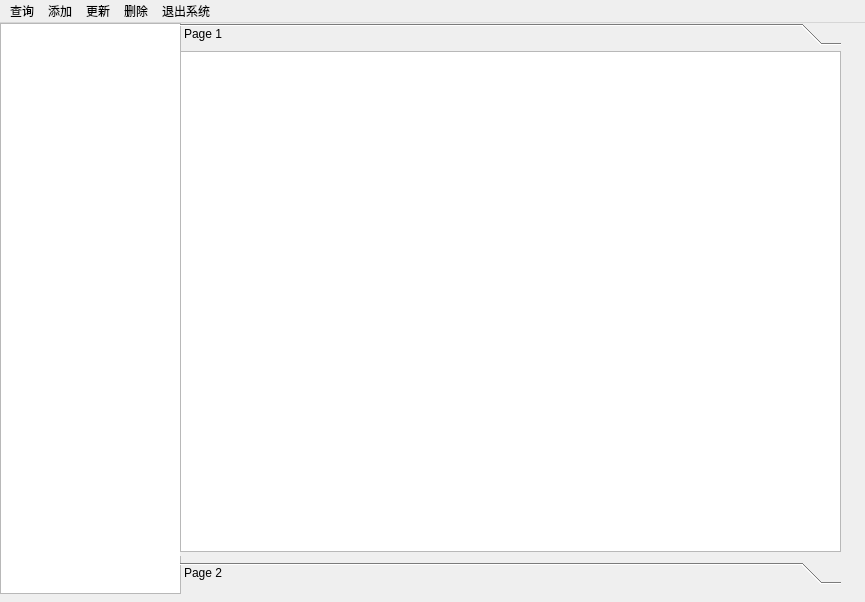
<?xml version="1.0" encoding="UTF-8"?>
<ui version="4.0">
 <class>FlightManager</class>
 <widget class="QMainWindow" name="FlightManager">
  <property name="geometry">
   <rect>
    <x>0</x>
    <y>0</y>
    <width>865</width>
    <height>602</height>
   </rect>
  </property>
  <property name="windowTitle">
   <string>MainWindow</string>
  </property>
  <widget class="QWidget" name="centralwidget">
   <widget class="QWidget" name="gridLayoutWidget">
    <property name="geometry">
     <rect>
      <x>0</x>
      <y>0</y>
      <width>181</width>
      <height>571</height>
     </rect>
    </property>
    <layout class="QGridLayout" name="listlayout">
     <item row="0" column="0">
      <widget class="QListWidget" name="list"/>
     </item>
    </layout>
   </widget>
   <widget class="QWidget" name="gridLayoutWidget_2">
    <property name="geometry">
     <rect>
      <x>180</x>
      <y>0</y>
      <width>671</width>
      <height>571</height>
     </rect>
    </property>
    <layout class="QGridLayout" name="showlayout">
     <item row="0" column="0">
      <widget class="QStackedWidget" name="stackedWidget">
       <property name="currentIndex">
        <number>1</number>
       </property>
       <widget class="QWidget" name="homepage">
        <widget class="QLabel" name="welcomelabel">
         <property name="geometry">
          <rect>
           <x>90</x>
           <y>80</y>
           <width>231</width>
           <height>51</height>
          </rect>
         </property>
         <property name="font">
          <font>
           <pointsize>18</pointsize>
          </font>
         </property>
         <property name="text">
          <string>欢迎使用航空信息管理系统！</string>
         </property>
        </widget>
       </widget>
       <widget class="QWidget" name="searchpage">
        <widget class="QToolBox" name="searchtoolbox">
         <property name="geometry">
          <rect>
           <x>0</x>
           <y>0</y>
           <width>661</width>
           <height>561</height>
          </rect>
         </property>
         <property name="currentIndex">
          <number>0</number>
         </property>
         <widget class="QWidget" name="searchairline">
          <property name="geometry">
           <rect>
            <x>0</x>
            <y>0</y>
            <width>661</width>
            <height>501</height>
           </rect>
          </property>
          <attribute name="label">
           <string>Page 1</string>
          </attribute>
          <widget class="QTableWidget" name="searchairlineshow">
           <property name="geometry">
            <rect>
             <x>0</x>
             <y>0</y>
             <width>661</width>
             <height>501</height>
            </rect>
           </property>
          </widget>
         </widget>
         <widget class="QWidget" name="searchcustomer">
          <property name="geometry">
           <rect>
            <x>0</x>
            <y>0</y>
            <width>661</width>
            <height>501</height>
           </rect>
          </property>
          <attribute name="label">
           <string>Page 2</string>
          </attribute>
          <widget class="QTableWidget" name="searchcustomershow">
           <property name="geometry">
            <rect>
             <x>0</x>
             <y>0</y>
             <width>661</width>
             <height>501</height>
            </rect>
           </property>
          </widget>
         </widget>
        </widget>
       </widget>
       <widget class="QWidget" name="insertpage">
        <widget class="QWidget" name="gridLayoutWidget_3">
         <property name="geometry">
          <rect>
           <x>0</x>
           <y>0</y>
           <width>671</width>
           <height>571</height>
          </rect>
         </property>
         <layout class="QGridLayout" name="insertlayout">
          <item row="0" column="0">
           <widget class="QTabWidget" name="inserttab">
            <property name="currentIndex">
             <number>0</number>
            </property>
            <widget class="QWidget" name="newcustom">
             <attribute name="title">
              <string>Tab 1</string>
             </attribute>
             <widget class="QLabel" name="newnolabel">
              <property name="geometry">
               <rect>
                <x>210</x>
                <y>110</y>
                <width>61</width>
                <height>41</height>
               </rect>
              </property>
              <property name="font">
               <font>
                <pointsize>14</pointsize>
               </font>
              </property>
              <property name="text">
               <string>客户编号</string>
              </property>
             </widget>
             <widget class="QLabel" name="newnamelabel">
              <property name="geometry">
               <rect>
                <x>210</x>
                <y>160</y>
                <width>71</width>
                <height>41</height>
               </rect>
              </property>
              <property name="font">
               <font>
                <pointsize>14</pointsize>
               </font>
              </property>
              <property name="text">
               <string>客户姓名</string>
              </property>
             </widget>
             <widget class="QLineEdit" name="newnamedit">
              <property name="geometry">
               <rect>
                <x>330</x>
                <y>160</y>
                <width>121</width>
                <height>31</height>
               </rect>
              </property>
              <property name="font">
               <font>
                <pointsize>18</pointsize>
               </font>
              </property>
             </widget>
             <widget class="QLabel" name="newtypelabel">
              <property name="geometry">
               <rect>
                <x>210</x>
                <y>210</y>
                <width>71</width>
                <height>41</height>
               </rect>
              </property>
              <property name="font">
               <font>
                <pointsize>14</pointsize>
               </font>
              </property>
              <property name="text">
               <string>客户类型</string>
              </property>
             </widget>
             <widget class="QComboBox" name="newtypeselect">
              <property name="geometry">
               <rect>
                <x>330</x>
                <y>220</y>
                <width>121</width>
                <height>24</height>
               </rect>
              </property>
             </widget>
             <widget class="QLabel" name="newidlabel">
              <property name="geometry">
               <rect>
                <x>210</x>
                <y>270</y>
                <width>71</width>
                <height>31</height>
               </rect>
              </property>
              <property name="font">
               <font>
                <pointsize>14</pointsize>
               </font>
              </property>
              <property name="text">
               <string>身份证号</string>
              </property>
             </widget>
             <widget class="QLineEdit" name="newidedit">
              <property name="geometry">
               <rect>
                <x>330</x>
                <y>270</y>
                <width>121</width>
                <height>24</height>
               </rect>
              </property>
             </widget>
             <widget class="QLabel" name="newsexlabel">
              <property name="geometry">
               <rect>
                <x>210</x>
                <y>320</y>
                <width>61</width>
                <height>21</height>
               </rect>
              </property>
              <property name="font">
               <font>
                <pointsize>14</pointsize>
               </font>
              </property>
              <property name="text">
               <string>性        别</string>
              </property>
             </widget>
             <widget class="QComboBox" name="newsexshow">
              <property name="geometry">
               <rect>
                <x>330</x>
                <y>320</y>
                <width>121</width>
                <height>24</height>
               </rect>
              </property>
             </widget>
             <widget class="QLabel" name="newphonelabel">
              <property name="geometry">
               <rect>
                <x>210</x>
                <y>360</y>
                <width>61</width>
                <height>31</height>
               </rect>
              </property>
              <property name="font">
               <font>
                <pointsize>14</pointsize>
               </font>
              </property>
              <property name="text">
               <string>电话号码</string>
              </property>
             </widget>
             <widget class="QLineEdit" name="newphonedit">
              <property name="geometry">
               <rect>
                <x>330</x>
                <y>370</y>
                <width>121</width>
                <height>24</height>
               </rect>
              </property>
             </widget>
             <widget class="QPushButton" name="newokbutton">
              <property name="geometry">
               <rect>
                <x>480</x>
                <y>450</y>
                <width>101</width>
                <height>41</height>
               </rect>
              </property>
              <property name="font">
               <font>
                <pointsize>14</pointsize>
               </font>
              </property>
              <property name="text">
               <string>确认</string>
              </property>
             </widget>
             <widget class="QLabel" name="newnoshow">
              <property name="geometry">
               <rect>
                <x>330</x>
                <y>120</y>
                <width>121</width>
                <height>21</height>
               </rect>
              </property>
              <property name="font">
               <font>
                <pointsize>18</pointsize>
               </font>
              </property>
              <property name="text">
               <string>No.</string>
              </property>
             </widget>
            </widget>
            <widget class="QWidget" name="booktickettab">
             <attribute name="title">
              <string>Tab 2</string>
             </attribute>
             <widget class="QWidget" name="layoutWidget">
              <property name="geometry">
               <rect>
                <x>140</x>
                <y>20</y>
                <width>381</width>
                <height>491</height>
               </rect>
              </property>
              <layout class="QGridLayout" name="gridLayout">
               <item row="0" column="0">
                <widget class="QLabel" name="bktktnoabl">
                 <property name="text">
                  <string>订单编号</string>
                 </property>
                </widget>
               </item>
               <item row="0" column="1">
                <widget class="QLabel" name="bktktno">
                 <property name="text">
                  <string>No.</string>
                 </property>
                </widget>
               </item>
               <item row="1" column="0">
                <widget class="QLabel" name="bktktctmnoabl">
                 <property name="text">
                  <string>客户编号</string>
                 </property>
                </widget>
               </item>
               <item row="1" column="1">
                <widget class="QComboBox" name="bktktctmno"/>
               </item>
               <item row="2" column="0">
                <widget class="QLabel" name="bktktctmnameabl">
                 <property name="text">
                  <string>客户姓名</string>
                 </property>
                </widget>
               </item>
               <item row="2" column="1">
                <widget class="QLabel" name="bktktctmname">
                 <property name="text">
                  <string>Name</string>
                 </property>
                </widget>
               </item>
               <item row="3" column="0">
                <widget class="QLabel" name="bktktctmtypabl">
                 <property name="text">
                  <string>客户类型</string>
                 </property>
                </widget>
               </item>
               <item row="3" column="1">
                <widget class="QLabel" name="bktktctmtyp">
                 <property name="text">
                  <string>Type</string>
                 </property>
                </widget>
               </item>
               <item row="4" column="0">
                <widget class="QLabel" name="bktktdiscotabl">
                 <property name="text">
                  <string>折扣比例</string>
                 </property>
                </widget>
               </item>
               <item row="4" column="1">
                <widget class="QLabel" name="bktktdiscot">
                 <property name="text">
                  <string>Discount</string>
                 </property>
                </widget>
               </item>
               <item row="5" column="0">
                <widget class="QLabel" name="bktktdepcotabl">
                 <property name="text">
                  <string>出发国家</string>
                 </property>
                </widget>
               </item>
               <item row="5" column="1">
                <widget class="QComboBox" name="bktktdepcot"/>
               </item>
               <item row="6" column="0">
                <widget class="QLabel" name="bktktdepcyabl">
                 <property name="text">
                  <string>出发城市</string>
                 </property>
                </widget>
               </item>
               <item row="6" column="1">
                <widget class="QComboBox" name="bktktdepcy"/>
               </item>
               <item row="7" column="0">
                <widget class="QLabel" name="bktktarrcotabl">
                 <property name="text">
                  <string>到达国家</string>
                 </property>
                </widget>
               </item>
               <item row="7" column="1">
                <widget class="QComboBox" name="bktktarrcot"/>
               </item>
               <item row="8" column="0">
                <widget class="QLabel" name="bktktarrcyabl">
                 <property name="text">
                  <string>到达城市</string>
                 </property>
                </widget>
               </item>
               <item row="8" column="1">
                <widget class="QComboBox" name="bktktarrcy"/>
               </item>
               <item row="9" column="0">
                <widget class="QLabel" name="bktktlineabl">
                 <property name="text">
                  <string>航线选择</string>
                 </property>
                </widget>
               </item>
               <item row="9" column="1">
                <widget class="QComboBox" name="bktktline"/>
               </item>
               <item row="10" column="0">
                <widget class="QLabel" name="bktktshipabl">
                 <property name="text">
                  <string>舱位等级</string>
                 </property>
                </widget>
               </item>
               <item row="10" column="1">
                <widget class="QComboBox" name="bktktship"/>
               </item>
               <item row="11" column="0">
                <widget class="QLabel" name="bktktpriceabl">
                 <property name="text">
                  <string>机票价钱</string>
                 </property>
                </widget>
               </item>
               <item row="11" column="1">
                <widget class="QLabel" name="bktktprice">
                 <property name="text">
                  <string>Price</string>
                 </property>
                </widget>
               </item>
               <item row="12" column="0">
                <widget class="QLabel" name="bktkttotalabl">
                 <property name="text">
                  <string>机票总价</string>
                 </property>
                </widget>
               </item>
               <item row="12" column="1">
                <widget class="QLabel" name="bktkttotal">
                 <property name="text">
                  <string>Total</string>
                 </property>
                </widget>
               </item>
               <item row="13" column="0">
                <widget class="QLabel" name="bktktrest">
                 <property name="text">
                  <string>剩余票数</string>
                 </property>
                </widget>
               </item>
               <item row="13" column="1">
                <widget class="QPushButton" name="bktktokbtn">
                 <property name="text">
                  <string>确定购票</string>
                 </property>
                </widget>
               </item>
              </layout>
             </widget>
            </widget>
           </widget>
          </item>
         </layout>
        </widget>
       </widget>
       <widget class="QWidget" name="updatepage">
        <widget class="QWidget" name="layoutWidget">
         <property name="geometry">
          <rect>
           <x>0</x>
           <y>0</y>
           <width>671</width>
           <height>571</height>
          </rect>
         </property>
         <layout class="QGridLayout" name="updateLayout">
          <item row="0" column="1">
           <widget class="QGroupBox" name="airplanechange">
            <property name="title">
             <string>客机更新</string>
            </property>
            <widget class="QWidget" name="layoutWidget">
             <property name="geometry">
              <rect>
               <x>12</x>
               <y>20</y>
               <width>321</width>
               <height>171</height>
              </rect>
             </property>
             <layout class="QGridLayout" name="chgplanelyo">
              <item row="0" column="0">
               <widget class="QLabel" name="chgplaneselabl">
                <property name="text">
                 <string>选择客机</string>
                </property>
               </widget>
              </item>
              <item row="0" column="1">
               <widget class="QComboBox" name="chgplaneselcom"/>
              </item>
              <item row="0" column="2">
               <widget class="QLabel" name="chgplanetype">
                <property name="text">
                 <string>客机类型</string>
                </property>
               </widget>
              </item>
              <item row="1" column="0">
               <widget class="QLabel" name="chgplanedep">
                <property name="text">
                 <string>起点</string>
                </property>
               </widget>
              </item>
              <item row="1" column="1">
               <widget class="QLabel" name="chgplanearr">
                <property name="text">
                 <string>终点</string>
                </property>
               </widget>
              </item>
              <item row="1" column="2">
               <widget class="QLabel" name="chgplanenotime">
                <property name="text">
                 <string>时间</string>
                </property>
               </widget>
              </item>
              <item row="2" column="0">
               <widget class="QLabel" name="chgplanelineabl">
                <property name="text">
                 <string>选择更改的航线</string>
                </property>
               </widget>
              </item>
              <item row="2" column="1">
               <widget class="QComboBox" name="chgplanelinecom"/>
              </item>
              <item row="3" column="0">
               <widget class="QLabel" name="chgplanelinedep">
                <property name="text">
                 <string>起点</string>
                </property>
               </widget>
              </item>
              <item row="3" column="1">
               <widget class="QLabel" name="chgplanelinearr">
                <property name="text">
                 <string>终点</string>
                </property>
               </widget>
              </item>
              <item row="3" column="2">
               <widget class="QLabel" name="chgplanelinetime">
                <property name="text">
                 <string>时间</string>
                </property>
               </widget>
              </item>
              <item row="4" column="2">
               <widget class="QPushButton" name="chgplaneokbtn">
                <property name="text">
                 <string>确定更新</string>
                </property>
               </widget>
              </item>
              <item row="2" column="2">
               <widget class="QLabel" name="chgplanelinecpy">
                <property name="text">
                 <string>航空公司</string>
                </property>
               </widget>
              </item>
             </layout>
            </widget>
           </widget>
          </item>
          <item row="2" column="1">
           <widget class="QGroupBox" name="typechange">
            <property name="title">
             <string>客户类型优惠更新</string>
            </property>
            <widget class="QWidget" name="layoutWidget">
             <property name="geometry">
              <rect>
               <x>10</x>
               <y>20</y>
               <width>321</width>
               <height>171</height>
              </rect>
             </property>
             <layout class="QGridLayout" name="chgtyplyo">
              <item row="0" column="0">
               <widget class="QLabel" name="chgtypselabl">
                <property name="text">
                 <string>请选择需更新的优惠类型</string>
                </property>
               </widget>
              </item>
              <item row="0" column="1">
               <widget class="QComboBox" name="chgtypselcom"/>
              </item>
              <item row="1" column="0">
               <widget class="QLabel" name="chgtypinabl">
                <property name="text">
                 <string>请输入更改的数值（0-90）</string>
                </property>
               </widget>
              </item>
              <item row="1" column="1">
               <widget class="QLineEdit" name="chgtypinline"/>
              </item>
              <item row="2" column="1">
               <widget class="QPushButton" name="chgtypokbtn">
                <property name="text">
                 <string>确定更新</string>
                </property>
               </widget>
              </item>
             </layout>
            </widget>
           </widget>
          </item>
          <item row="0" column="0">
           <widget class="QGroupBox" name="customerchange">
            <property name="title">
             <string>客户信息更新</string>
            </property>
            <widget class="QWidget" name="layoutWidget">
             <property name="geometry">
              <rect>
               <x>10</x>
               <y>60</y>
               <width>321</width>
               <height>121</height>
              </rect>
             </property>
             <layout class="QGridLayout" name="chgctmlyo">
              <item row="2" column="1">
               <widget class="QCheckBox" name="chgctmtypchk">
                <property name="text">
                 <string>类型</string>
                </property>
               </widget>
              </item>
              <item row="3" column="1">
               <widget class="QComboBox" name="chgctmtypcom"/>
              </item>
              <item row="2" column="0">
               <widget class="QCheckBox" name="chgctmphechk">
                <property name="text">
                 <string>手机</string>
                </property>
               </widget>
              </item>
              <item row="1" column="1">
               <widget class="QComboBox" name="chgctmsexcom"/>
              </item>
              <item row="1" column="0">
               <widget class="QLineEdit" name="chgctmnameline"/>
              </item>
              <item row="0" column="0">
               <widget class="QCheckBox" name="chgctmnamechk">
                <property name="text">
                 <string>姓名</string>
                </property>
               </widget>
              </item>
              <item row="0" column="1">
               <widget class="QCheckBox" name="chgctmsexchk">
                <property name="text">
                 <string>性别</string>
                </property>
               </widget>
              </item>
              <item row="3" column="0">
               <widget class="QLineEdit" name="chgctmpheline"/>
              </item>
             </layout>
            </widget>
            <widget class="QWidget" name="layoutWidget">
             <property name="geometry">
              <rect>
               <x>10</x>
               <y>30</y>
               <width>321</width>
               <height>29</height>
              </rect>
             </property>
             <layout class="QGridLayout" name="chgctmoklyo">
              <item row="0" column="0">
               <widget class="QLabel" name="chgctmselabel">
                <property name="text">
                 <string>请选择需更改的客户</string>
                </property>
               </widget>
              </item>
              <item row="0" column="1">
               <widget class="QComboBox" name="chgctmselcom"/>
              </item>
              <item row="0" column="2">
               <widget class="QPushButton" name="chgctmokbtn">
                <property name="text">
                 <string>确定更新</string>
                </property>
               </widget>
              </item>
             </layout>
            </widget>
           </widget>
          </item>
          <item row="1" column="0" rowspan="2">
           <widget class="QGroupBox" name="airlinechange">
            <property name="title">
             <string>航线更新</string>
            </property>
            <widget class="QWidget" name="layoutWidget">
             <property name="geometry">
              <rect>
               <x>40</x>
               <y>40</y>
               <width>241</width>
               <height>321</height>
              </rect>
             </property>
             <layout class="QGridLayout" name="chglinelyo">
              <item row="0" column="1">
               <widget class="QComboBox" name="chglinenocom"/>
              </item>
              <item row="1" column="0">
               <widget class="QCheckBox" name="chglinecmpcek">
                <property name="text">
                 <string>航空公司</string>
                </property>
               </widget>
              </item>
              <item row="1" column="1">
               <widget class="QComboBox" name="chglinecmpcom"/>
              </item>
              <item row="2" column="0">
               <widget class="QCheckBox" name="chglinedepcek">
                <property name="text">
                 <string>出发城市</string>
                </property>
               </widget>
              </item>
              <item row="2" column="1">
               <widget class="QComboBox" name="chglinedepcom"/>
              </item>
              <item row="3" column="0">
               <widget class="QCheckBox" name="chglinearrcek">
                <property name="text">
                 <string>到达城市</string>
                </property>
               </widget>
              </item>
              <item row="3" column="1">
               <widget class="QComboBox" name="chglinearrcom"/>
              </item>
              <item row="4" column="0">
               <widget class="QCheckBox" name="chglinedatecek">
                <property name="text">
                 <string>出发日期</string>
                </property>
               </widget>
              </item>
              <item row="4" column="1">
               <widget class="QDateEdit" name="chglinedatedit"/>
              </item>
              <item row="5" column="0">
               <widget class="QCheckBox" name="chglinetimecek">
                <property name="text">
                 <string>出发时间</string>
                </property>
               </widget>
              </item>
              <item row="5" column="1">
               <widget class="QTimeEdit" name="chglinetimedit"/>
              </item>
              <item row="6" column="0">
               <widget class="QCheckBox" name="chglineecocek">
                <property name="text">
                 <string>经济舱价格</string>
                </property>
               </widget>
              </item>
              <item row="6" column="1">
               <widget class="QLineEdit" name="chglineecoedit"/>
              </item>
              <item row="7" column="0">
               <widget class="QCheckBox" name="chglinebuscek">
                <property name="text">
                 <string>商务舱价格</string>
                </property>
               </widget>
              </item>
              <item row="7" column="1">
               <widget class="QLineEdit" name="chglinebusedit"/>
              </item>
              <item row="8" column="0">
               <widget class="QCheckBox" name="chglinedelcek">
                <property name="text">
                 <string>头等舱价格</string>
                </property>
               </widget>
              </item>
              <item row="8" column="1">
               <widget class="QLineEdit" name="chglinedeledit"/>
              </item>
              <item row="9" column="1">
               <widget class="QPushButton" name="chglineokbtn">
                <property name="text">
                 <string>确定更新</string>
                </property>
               </widget>
              </item>
              <item row="0" column="0">
               <widget class="QLabel" name="chglinenoabl">
                <property name="text">
                 <string>     航线编号</string>
                </property>
               </widget>
              </item>
             </layout>
            </widget>
           </widget>
          </item>
          <item row="1" column="1">
           <widget class="QGroupBox" name="ticketchange">
            <property name="title">
             <string>订票更改</string>
            </property>
            <widget class="QWidget" name="layoutWidget">
             <property name="geometry">
              <rect>
               <x>10</x>
               <y>20</y>
               <width>321</width>
               <height>171</height>
              </rect>
             </property>
             <layout class="QGridLayout" name="chgtktlyo">
              <item row="0" column="0">
               <widget class="QLabel" name="chgtktnoabl">
                <property name="text">
                 <string>订单编号</string>
                </property>
               </widget>
              </item>
              <item row="0" column="1">
               <widget class="QComboBox" name="chgtktnocom"/>
              </item>
              <item row="0" column="2">
               <widget class="QLabel" name="chgtktlineabl">
                <property name="text">
                 <string>航线号</string>
                </property>
               </widget>
              </item>
              <item row="1" column="0">
               <widget class="QLabel" name="chgtktdepabl">
                <property name="text">
                 <string>起点</string>
                </property>
               </widget>
              </item>
              <item row="1" column="1">
               <widget class="QLabel" name="chgtktarrabl">
                <property name="text">
                 <string>终点</string>
                </property>
               </widget>
              </item>
              <item row="1" column="2">
               <widget class="QLabel" name="chgtkttimeabl">
                <property name="text">
                 <string>时间</string>
                </property>
               </widget>
              </item>
              <item row="2" column="0">
               <widget class="QLabel" name="chgtktlinechg">
                <property name="text">
                 <string>更改航线号</string>
                </property>
               </widget>
              </item>
              <item row="2" column="1">
               <widget class="QComboBox" name="chgtktlinecom"/>
              </item>
              <item row="2" column="2">
               <widget class="QLabel" name="chgtktshipabl">
                <property name="text">
                 <string>舱位等级</string>
                </property>
               </widget>
              </item>
              <item row="3" column="0">
               <widget class="QLabel" name="chgtktdepature">
                <property name="text">
                 <string>起点</string>
                </property>
               </widget>
              </item>
              <item row="3" column="1">
               <widget class="QLabel" name="chgtktarrive">
                <property name="text">
                 <string>终点</string>
                </property>
               </widget>
              </item>
              <item row="3" column="2">
               <widget class="QLabel" name="chgtkttime">
                <property name="text">
                 <string>时间</string>
                </property>
               </widget>
              </item>
              <item row="4" column="0">
               <widget class="QLabel" name="chgtktshipchg">
                <property name="text">
                 <string>更改舱位等级</string>
                </property>
               </widget>
              </item>
              <item row="4" column="1">
               <widget class="QComboBox" name="chgtktshipcom"/>
              </item>
              <item row="4" column="2">
               <widget class="QPushButton" name="chgtktokbtn">
                <property name="text">
                 <string>确定更新</string>
                </property>
               </widget>
              </item>
             </layout>
            </widget>
           </widget>
          </item>
         </layout>
        </widget>
       </widget>
       <widget class="QWidget" name="deletepage">
        <widget class="QWidget" name="layoutWidget">
         <property name="geometry">
          <rect>
           <x>0</x>
           <y>0</y>
           <width>671</width>
           <height>571</height>
          </rect>
         </property>
         <layout class="QGridLayout" name="deletelayout">
          <item row="0" column="0" rowspan="2">
           <widget class="QGroupBox" name="delticket">
            <property name="title">
             <string>退票</string>
            </property>
            <widget class="QWidget" name="layoutWidget">
             <property name="geometry">
              <rect>
               <x>40</x>
               <y>40</y>
               <width>231</width>
               <height>321</height>
              </rect>
             </property>
             <layout class="QGridLayout" name="delticketlyo">
              <item row="0" column="0">
               <widget class="QLabel" name="delticketnoabl">
                <property name="text">
                 <string>订单编号</string>
                </property>
               </widget>
              </item>
              <item row="0" column="1">
               <widget class="QComboBox" name="delticketno"/>
              </item>
              <item row="1" column="0">
               <widget class="QLabel" name="delticketnameabl">
                <property name="text">
                 <string>客户姓名</string>
                </property>
               </widget>
              </item>
              <item row="1" column="1">
               <widget class="QLabel" name="delticketname">
                <property name="text">
                 <string>name</string>
                </property>
               </widget>
              </item>
              <item row="2" column="0">
               <widget class="QLabel" name="delticketlinenoabl">
                <property name="text">
                 <string>航线编号</string>
                </property>
               </widget>
              </item>
              <item row="2" column="1">
               <widget class="QLabel" name="delticketlineno">
                <property name="text">
                 <string>No.</string>
                </property>
               </widget>
              </item>
              <item row="3" column="0">
               <widget class="QLabel" name="delticketdepabl">
                <property name="text">
                 <string>出发地点</string>
                </property>
               </widget>
              </item>
              <item row="3" column="1">
               <widget class="QLabel" name="delticketdep">
                <property name="text">
                 <string>departure</string>
                </property>
               </widget>
              </item>
              <item row="4" column="0">
               <widget class="QLabel" name="delticketarrabl">
                <property name="text">
                 <string>到达地点</string>
                </property>
               </widget>
              </item>
              <item row="4" column="1">
               <widget class="QLabel" name="delticketarr">
                <property name="text">
                 <string>arrive</string>
                </property>
               </widget>
              </item>
              <item row="5" column="0">
               <widget class="QLabel" name="delticketdeptimeabl">
                <property name="text">
                 <string>出发时间</string>
                </property>
               </widget>
              </item>
              <item row="5" column="1">
               <widget class="QLabel" name="delticketdeptime">
                <property name="text">
                 <string>time</string>
                </property>
               </widget>
              </item>
              <item row="6" column="0">
               <widget class="QLabel" name="delticketshipabl">
                <property name="text">
                 <string>舱位等级</string>
                </property>
               </widget>
              </item>
              <item row="6" column="1">
               <widget class="QLabel" name="delticketship">
                <property name="text">
                 <string>ship</string>
                </property>
               </widget>
              </item>
              <item row="7" column="1">
               <widget class="QPushButton" name="delticketokbtn">
                <property name="text">
                 <string>确认删除</string>
                </property>
               </widget>
              </item>
             </layout>
            </widget>
           </widget>
          </item>
          <item row="0" column="1">
           <widget class="QGroupBox" name="delairline">
            <property name="title">
             <string>删除航线信息</string>
            </property>
            <widget class="QLabel" name="label_2">
             <property name="geometry">
              <rect>
               <x>60</x>
               <y>80</y>
               <width>221</width>
               <height>41</height>
              </rect>
             </property>
             <property name="text">
              <string>抱歉，此功能正处于抢修当中。。。</string>
             </property>
            </widget>
           </widget>
          </item>
          <item row="1" column="1">
           <widget class="QGroupBox" name="delairplane">
            <property name="title">
             <string>删除客机信息</string>
            </property>
            <widget class="QLabel" name="label_3">
             <property name="geometry">
              <rect>
               <x>70</x>
               <y>90</y>
               <width>221</width>
               <height>41</height>
              </rect>
             </property>
             <property name="text">
              <string>抱歉，此功能正处于抢修当中。。。</string>
             </property>
            </widget>
           </widget>
          </item>
          <item row="2" column="0">
           <widget class="QGroupBox" name="delcustomer">
            <property name="title">
             <string>删除客户信息</string>
            </property>
            <widget class="QLabel" name="label">
             <property name="geometry">
              <rect>
               <x>60</x>
               <y>80</y>
               <width>221</width>
               <height>41</height>
              </rect>
             </property>
             <property name="text">
              <string>抱歉，此功能正处于抢修当中。。。</string>
             </property>
            </widget>
           </widget>
          </item>
          <item row="2" column="1">
           <widget class="QGroupBox" name="delairway">
            <property name="title">
             <string>删除航空公司信息</string>
            </property>
            <widget class="QLabel" name="label_4">
             <property name="geometry">
              <rect>
               <x>70</x>
               <y>80</y>
               <width>221</width>
               <height>41</height>
              </rect>
             </property>
             <property name="text">
              <string>抱歉，此功能正处于抢修当中。。。</string>
             </property>
            </widget>
           </widget>
          </item>
         </layout>
        </widget>
       </widget>
      </widget>
     </item>
    </layout>
   </widget>
  </widget>
  <widget class="QMenuBar" name="menubar">
   <property name="geometry">
    <rect>
     <x>0</x>
     <y>0</y>
     <width>865</width>
     <height>25</height>
    </rect>
   </property>
   <widget class="QMenu" name="searchmenu">
    <property name="title">
     <string>查询</string>
    </property>
    <addaction name="searchaction"/>
   </widget>
   <widget class="QMenu" name="insertmeun">
    <property name="title">
     <string>添加</string>
    </property>
    <addaction name="insertaction"/>
   </widget>
   <widget class="QMenu" name="updatemenu">
    <property name="title">
     <string>更新</string>
    </property>
    <addaction name="updateaction"/>
   </widget>
   <widget class="QMenu" name="deletemenu">
    <property name="title">
     <string>删除</string>
    </property>
    <addaction name="deleteaction"/>
   </widget>
   <widget class="QMenu" name="quitmenu">
    <property name="title">
     <string>退出系统</string>
    </property>
    <addaction name="quitaction"/>
   </widget>
   <addaction name="searchmenu"/>
   <addaction name="insertmeun"/>
   <addaction name="updatemenu"/>
   <addaction name="deletemenu"/>
   <addaction name="quitmenu"/>
  </widget>
  <action name="personsearch">
   <property name="text">
    <string>Person</string>
   </property>
  </action>
  <action name="bookticketinsert">
   <property name="text">
    <string>Book Ticket</string>
   </property>
  </action>
  <action name="ticketsearch">
   <property name="text">
    <string>Ticket</string>
   </property>
  </action>
  <action name="searchaction">
   <property name="text">
    <string>Search Page</string>
   </property>
  </action>
  <action name="insertaction">
   <property name="text">
    <string>Add Page</string>
   </property>
  </action>
  <action name="updateaction">
   <property name="text">
    <string>Update Page</string>
   </property>
  </action>
  <action name="deleteaction">
   <property name="text">
    <string>Delete Page</string>
   </property>
  </action>
  <action name="quitacion">
   <property name="text">
    <string>Quit System</string>
   </property>
  </action>
  <action name="quitaction">
   <property name="text">
    <string>Quit System</string>
   </property>
  </action>
 </widget>
 <resources/>
 <connections>
  <connection>
   <sender>list</sender>
   <signal>currentRowChanged(int)</signal>
   <receiver>stackedWidget</receiver>
   <slot>setCurrentIndex(int)</slot>
   <hints>
    <hint type="sourcelabel">
     <x>120</x>
     <y>307</y>
    </hint>
    <hint type="destinationlabel">
     <x>545</x>
     <y>307</y>
    </hint>
   </hints>
  </connection>
 </connections>
</ui>
